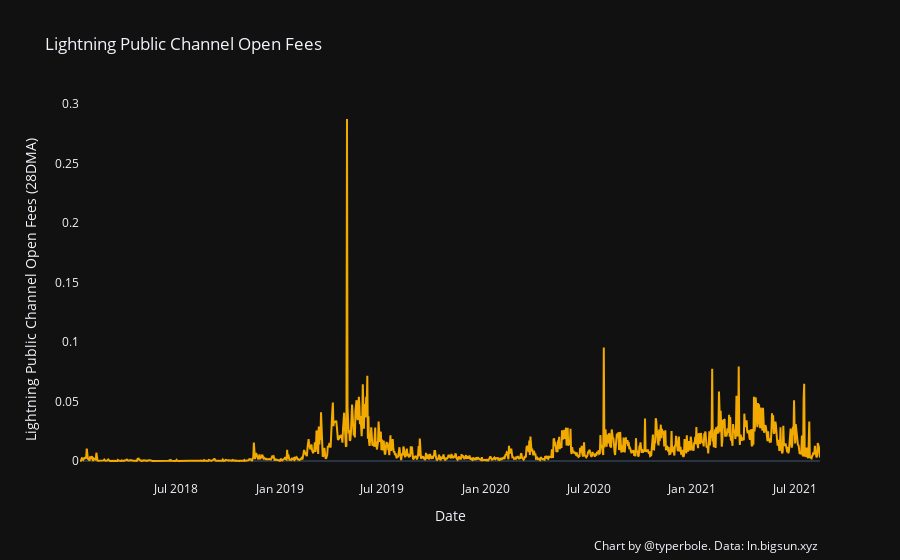

The code cell stored with this chart in its notebook:
### Code cell
chart_utils.single_axis_chart2(
    fees.loc[fees.date >= fees.loc[fees.lightning_fees >0].date.min()], x_series='date', 
    y_series='channel_open_fees',
    x_axis_title='Date',
#     y_series_axis_format= ',.2%',
    y_series_title='Lightning Public Channel Open Fees (28DMA)',
    title='Lightning Public Channel Open Fees',
    data_source="ln.bigsun.xyz",
    halving_lines=False,
)

### Figure 1 — Plotly figure (JSON) as saved in the notebook; plotly's stock layout.template omitted (floating-point values rounded to 4 significant figures; data arrays with more than 128 entries replaced by an {"elided": "..."} marker saying what was removed)
{"data": [{"marker": {"color": "rgb(242, 169, 0)"}, "name": "channel_open_fees", "type": "scatter", "x": {"elided": "1312 str values"}, "xaxis": "x", "y": {"elided": "1312 float values"}, "yaxis": "y"}], "layout": {"annotations": [{"showarrow": false, "text": "Chart by @typerbole. Data: ln.bigsun.xyz", "x": 1, "xanchor": "right", "xref": "paper", "xshift": 0, "y": -0.2, "yanchor": "auto", "yref": "paper", "yshift": 0}], "hovermode": "x unified", "legend": {"orientation": "h"}, "showlegend": false, "title": {"text": "Lightning Public Channel Open Fees"}, "xaxis": {"anchor": "y", "domain": [0, 1], "showgrid": false, "title": {"text": "Date"}}, "yaxis": {"anchor": "x", "domain": [0, 1], "showgrid": false, "title": {"text": "Lightning Public Channel Open Fees (28DMA)"}, "type": "linear"}}}
